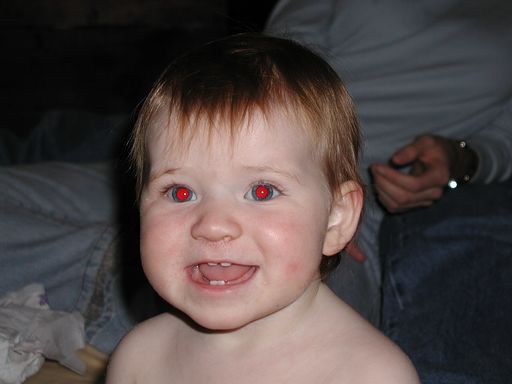
%> input picture lab4/redeyes/redeyebefore.jpg, 512 x 384 px
$ octave redeye_related.m   (GNU Octave 9; MATLAB toolbox functions it lacks are replaced by stand-ins)
%> lines starting %> are read from the running program, lines starting %| are printed output that depends on the picture
### lab4/output_bounded.m
function [outimage] = output_bounded(image, bounding_box)
    upper_left_x = bounding_box(2);
    upper_left_y = bounding_box(1);
    width = bounding_box(3);
    length = bounding_box(4);
    outimage = image(upper_left_x:upper_left_x+width, upper_left_y:upper_left_y+length,:);
end

### lab4/redeye_related.m
%Import image
pic = imread('redeyebefore.jpg');
%> pic is the input picture: size 384x512x3 uint8; mean R, G, B 81, 70.7, 69.5

%Detect faces
facedetect = vision.CascadeObjectDetector;
face_bound = step(facedetect, pic);
%> face_bound = [111 114 218 218]

%Bounding_boxes has all of the rectangles containing the faces.
face = output_bounded(pic, face_bound);
%> in output_bounded, `upper_left_x = bounding_box(2);`: upper_left_x = 114
%> in output_bounded, `upper_left_y = bounding_box(1);`: upper_left_y = 111
%> in output_bounded, `width = bounding_box(3);`: width = 218
%> in output_bounded, `outimage = image(upper_left_x:upper_left_x+width, upper_left_y:upper_l..`:
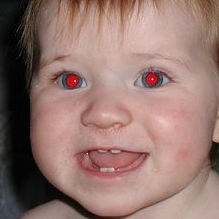
%> outimage: size 219x219x3 uint8; mean R, G, B 148.1, 117.7, 110.6


%divide the face into four portions

face_x_length = length(face(:,1,1));
%> face_x_length = 219
face_y_length = length(face(1,:,1));
%> face_y_length = 219
face_upper_left = face(1:floor(face_x_length/2), 1:floor(face_y_length/2), :);
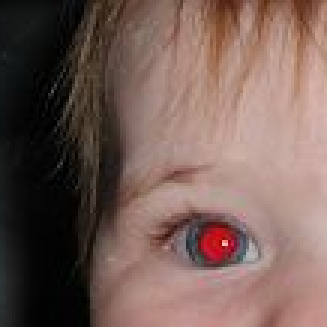
%> face_upper_left: size 109x109x3 uint8 (shown 3 times larger); mean R, G, B 117.8, 93.5, 86.4
face_upper_right = face(1:floor(face_x_length/2), floor(face_y_length/2):face_y_length, :);
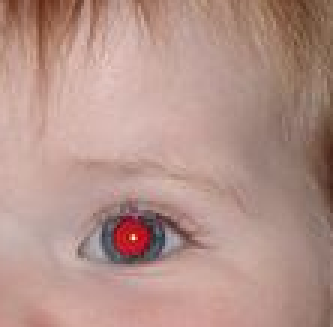
%> face_upper_right: size 109x111x3 uint8 (shown 3 times larger); mean R, G, B 180.2, 146.5, 137.6
face_lower_left = face(floor(face_x_length/2):face_x_length, 1:floor(face_y_length/2), :);
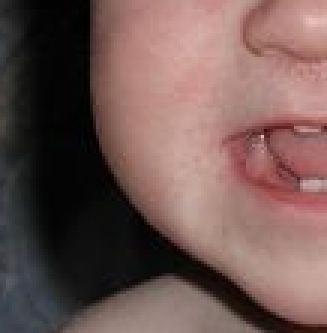
%> face_lower_left: size 111x109x3 uint8 (shown 3 times larger); mean R, G, B 113, 87.1, 83.1
face_lower_right = face(floor(face_x_length/2):(face_x_length), floor(face_y_length/2):face_y_length, :);
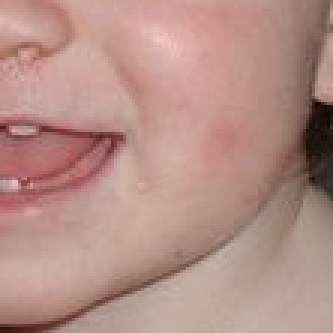
%> face_lower_right: size 111x111x3 uint8 (shown 3 times larger); mean R, G, B 181.4, 143.2, 135.1

%Detect eyes
eyedetect = vision.CascadeObjectDetector('LeftEyeCART');
eyes_bound = step(eyedetect, face_upper_right);
%> eyes_bound = [23 46 53 53]

imshow(face_upper_rightce);
%> (this line was passed over: face_upper_rightce is not available in this run)
hold on;
%eyes = output_bounded(face, eyes_bound);
for i = 1:size(eyes_bound,1)
    rectangle('Position',eyes_bound(i,:),'LineWidth',4,'LineStyle','-','EdgeColor','r');
end
%> this loop made 1 pass
rectangle('Position',eyes_bound,'LineWidth',4,'LineStyle','-','EdgeColor','b');
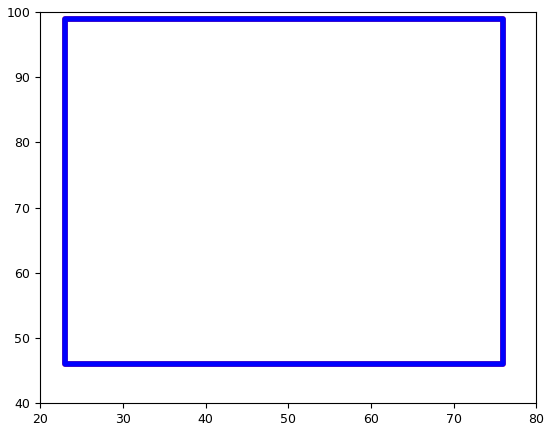
%> figure redrawn from the program's plot data


% [4 lines of commented-out code are left out]
